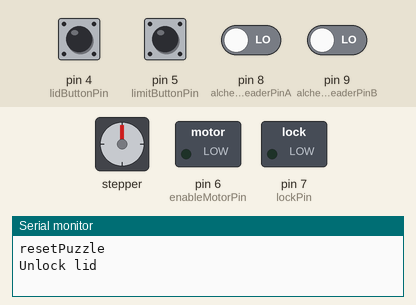
This sketch was run on a simulated Arduino Uno, built with avr-gcc and run on an emulated ATmega328P. Parts: stepper motor, switched loads named in the sketch (green lamp = pin HIGH), the last lines printed to the serial monitor. Wiring (inferred from the names in the program): stepper motor driver (200 steps per turn assumed): step pin 3; direction pin 2. Dashed ring = blinking. The inputs (shaded band) are chosen by the test bench; at power-on: pin 4 (lidButtonPin), pin 5 (limitButtonPin) HIGH, pin 8 (alchemistReaderPinA), pin 9 (alchemistReaderPinB) LOW. Pins used as bus, display or sensor lines are not drawn.

Above: at 1.2 s.
1.3 s: pin 5 (limitButtonPin) pulled LOW for 0.25 s
At 2.8 s:
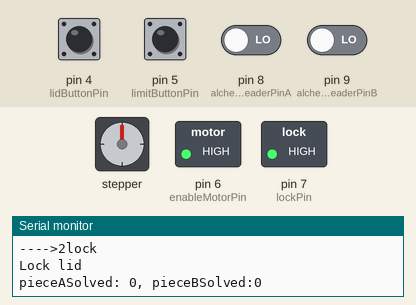
3.1 s: pin 4 (lidButtonPin) pulled LOW for 0.25 s
At 3.29 s:
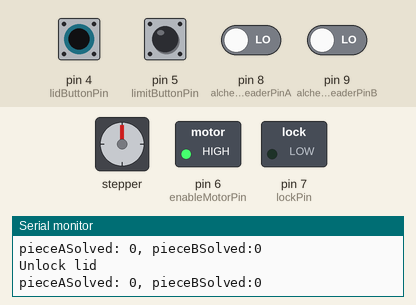
4.9 s: pin 4 (lidButtonPin) pulled LOW for 0.25 s
At 5.9 s:
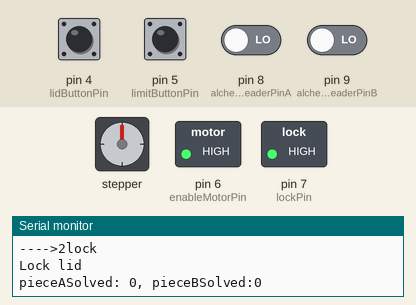
8.1 s: pin 4 (lidButtonPin) pulsed LOW 5 times (0.12 s each, 0.3 s apart)
At 8.37 s:
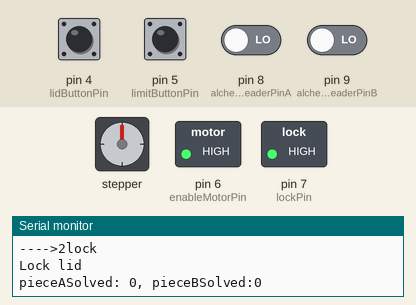
12.6 s: pin 4 (lidButtonPin) pulled LOW for 1 s
At 15.1 s:
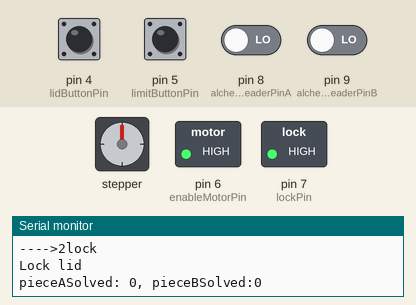
Timing chart, 0 to 16.6 s (numbered marks = the images above; inputs shaded):
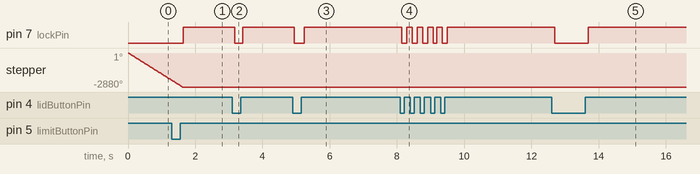

The sketch:

Alchemist.ino
```cpp
#include <SPI.h>

const int lidButtonPin = 4;
const int limitButtonPin = 5;
//output pins
const int enableMotorPin = 6;
const int lockPin = 7;
const int dirPin = 2;
const int stepPin = 3;
// Define stepper motor connections and steps per revolution (200 is full rotation on singlestep setup)
const int stepsPerRevolution = 200;
const int neededSteps = 116;
const int stepperSpeed = 500;
bool locked = false;

bool inProgress = false;
bool solved = false;

const uint8_t alchemistReaderPinA = 8;
const uint8_t alchemistReaderPinB = 9;
const uint8_t alchemistReaderPinC = A0;
```

2_handleGame.ino
```cpp
// reset the puzzle to its startpoint
void resetPuzzle() {
  Serial.println("resetPuzzle");

  unlockLid();

  // Set the spinning direction counterclockwise
  digitalWrite(dirPin, LOW);

  // Keep spinning the motor untill the limitbutton is reached
  bool resetting = true;
  digitalWrite(enableMotorPin, LOW); // enable motor driver

  while(resetting){
    int limitButtonState = digitalRead(limitButtonPin);

    if(limitButtonState == LOW) {
      Serial.println("limit button pushed, stop progress");
      resetting = false;
      digitalWrite(enableMotorPin, HIGH); // disable motor driver
    }

    for (int i = 0; i < stepsPerRevolution; i++) {
      // These four lines result in 1 step:
      digitalWrite(stepPin, HIGH);
      delayMicroseconds(stepperSpeed);
      digitalWrite(stepPin, LOW);
      delayMicroseconds(stepperSpeed);
    }
  }

  inProgress = false;
  Serial.println("done resetPuzzle");
}

// If the user placed the correct items in the box, closes the lid and presses the two input buttons simultaneously. start moving the contents
void onSolve() {
  Serial.println("onSolve");

  // Set the spinning direction clockwise
  digitalWrite(dirPin, HIGH);
  digitalWrite(enableMotorPin, LOW); // enable motor driver

  uint16_t steps = 0;

  // Spin the stepper motor enough revolutions to move 1/3 of the box:
  for (int i = 0; i < steps; i++) {
    // These four lines result in 1 step:
    digitalWrite(stepPin, HIGH);
    delayMicroseconds(stepperSpeed);
    digitalWrite(stepPin, LOW);
    delayMicroseconds(stepperSpeed);
  }

  inProgress = false;
  digitalWrite(enableMotorPin, HIGH); // disable motor driver

  unlockLid();

  Serial.println("done onSolve. stop in progress");
  solved = true;
}

void lockLid(uint8_t i) {
  Serial.print("---->");
  Serial.print(i);
  Serial.println("lock");
  Serial.println("Lock lid");
  digitalWrite(lockPin, HIGH);
}

void unlockLid() {
  Serial.println("Unlock lid");
  digitalWrite(lockPin, LOW);
} 
```

9_setupLoop.ino
```cpp
void setup() {
  Serial.begin(9600);
  //while (!Serial);

  // Declare pins as output:
  pinMode(stepPin, OUTPUT);
  pinMode(dirPin, OUTPUT);
  pinMode(lockPin, OUTPUT);
  pinMode(enableMotorPin, OUTPUT);

  // declare input pins
  pinMode(limitButtonPin, INPUT_PULLUP);
  pinMode(lidButtonPin, INPUT_PULLUP);
  pinMode(alchemistReaderPinA, INPUT);
  pinMode(alchemistReaderPinB, INPUT);
  // pinMode(alchemistReaderPinC, INPUT);

  // analogReference(INTERNAL);

  //init pin values
  digitalWrite(dirPin, HIGH);
  digitalWrite(enableMotorPin, HIGH); // enabled means the motor driver is off

  resetPuzzle();

  Serial.println("Initialized");
}

void loop() {
  int lidButtonState = digitalRead(lidButtonPin);

  if(!solved) {
    //ignore all inputs if the end animation is in progress
    if(!inProgress) {
      //check with the rfid readers if the puzzle is solved
      bool pieceASolved = digitalRead(alchemistReaderPinA) == HIGH;
      bool pieceBSolved = digitalRead(alchemistReaderPinB) == HIGH;

      bool pieceA = digitalRead(alchemistReaderPinA);
      bool pieceB = digitalRead(alchemistReaderPinB);

      Serial.print("pieceASolved: ");
      Serial.print(pieceA);
      Serial.print(", pieceBSolved:");
      Serial.println(pieceB);

      if(lidButtonState == LOW) {


       // Serial.println("lid button pushed, lid is closed, start checking for correct content");
       // Serial.print("pieces solved : ");
       // Serial.println(pieceASolved && pieceBSolved);

        if(pieceASolved && pieceBSolved) {
          Serial.println("start progress");
          delay(500);
          // make sure the lid is locked and start the motors
          lockLid(3);
          inProgress = true;
        } else {
          unlockLid();
        }
      } else {
        lockLid(2);
      }
    } else {
      onSolve();
    }
  } else {
    //if the puzzle is solved. don lock he lid if its closed
    if(lidButtonState == LOW) {
      unlockLid();
    } else {
      lockLid(1);
    }
  }
}
```

Measured:
- after the input at 1.3 s, pin 6 (enableMotorPin): LOW → HIGH after 0.11 s; pin 7 (lockPin): LOW → HIGH after 0.34 s; stepper: goes on until 1.6 s, then stays -2880°
- after the input at 3.1 s, pin 7 (lockPin): HIGH → LOW after 0.07 s, → HIGH 0.24 s later
- after the input at 4.9 s, pin 7 (lockPin): HIGH → LOW after 0.05 s, → HIGH 0.29 s later
- after the input at 8.1 s, pin 7 (lockPin): alternates HIGH for 0.16 s and LOW for 0.15 s, 10 changes in all, then stays HIGH, starting after 0.05 s
- after the input at 12.6 s, pin 7 (lockPin): HIGH → LOW after 0.09 s, → HIGH 0.99 s later
